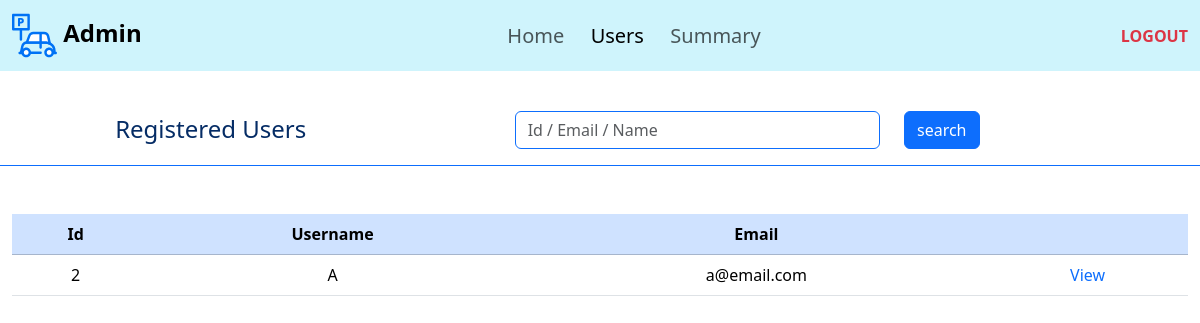
Page /users (signed in) on the earlier database version.
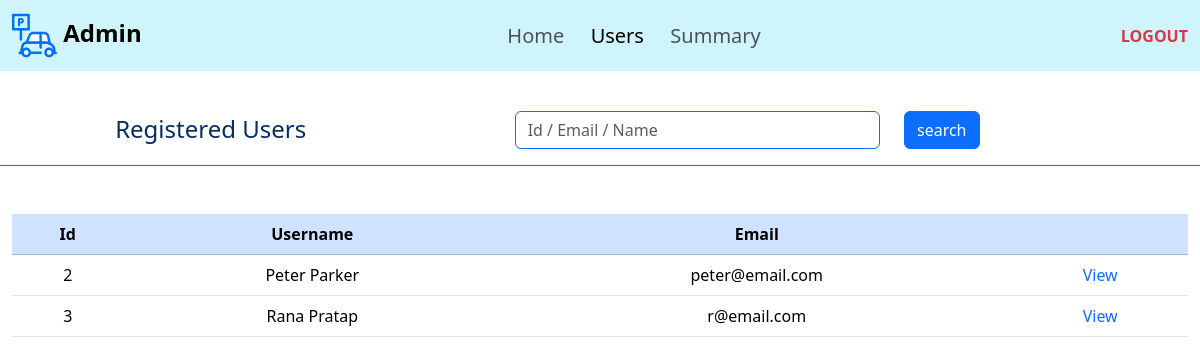
Same page on the later database version.
### application/models.py (models this page shows)
class User(db.Model):
    id = db.Column(db.Integer, primary_key=True, autoincrement=True)
    email = db.Column(db.String(), unique=True, nullable=False)
    username = db.Column(db.String(), nullable=False)
    password = db.Column(db.String(), nullable=False)
    is_admin = db.Column(db.Boolean, default=False)
    bookings = db.relationship('Booking', backref='user', lazy=True, order_by='Booking.parking')

### application/controllers.py (the view, shortened to what this page needs)
@app.route("/users", methods=['GET','POST'])
def users():
    if 'user' not in session:
        return redirect(url_for('login'))
    u=User.query.filter(User.id==session['user']).first()
    if u.is_admin==True:
        all=User.query.all()[1:]
        return render_template('users.html', users=all)
    return redirect(url_for('user'))

### templates/users.html (shortened to what this page needs)
{% extends 'template.jinja' %}
{% block body %}
<nav class="navbar navbar-expand-lg bg-info-subtle">
    <div class="container-fluid">
        <a class="navbar-brand fs-4" href="/"><img src="/static/parking.svg" width="45" height="45"
                alt="ParkHere"><strong>&nbsp;Admin</strong></a>
        <div class="collapse navbar-collapse " id="navbarText">
            <ul class="navbar-nav m-auto mb-2 mb-lg-0">
                <li class="nav-item">
                    <a class="nav-link fs-5" aria-current="page" href="/admin">Home&nbsp;&nbsp;</a>
                </li>
                <li class="nav-item">
                    <a class="nav-link fs-5 active" aria-current="page" href="/users">Users&nbsp;&nbsp;</a>
                </li>
                <li class="nav-item">
                    <a class="nav-link fs-5" aria-current="page" href="/summary">Summary&nbsp;&nbsp;</a>
                </li>
            </ul>
            <span class="navbar-text">
                <a class="link-danger link-underline-opacity-0" href="/logout"><b>LOGOUT</b></a>
            </span>
        </div>
    </div>
</nav>
<br>
<div class="container-fluid">
    <form class="row border-bottom border-primary p-3 mb-5" method="post">
        <div class="col-4 text-primary-emphasis text-center fs-4">Registered&nbsp;Users</div>
        <div class="col-1"></div>
        <div class="col-4 text-primary-emphasis text-end ">
            <input class="form-control border-primary " id="inputEmail5" type="text" name="search"
                placeholder="Id / Email / Name">
        </div>
        <div class="col-3 text-primary-emphasis text-start"><button class=' col btn btn-primary'
                type="submit">search</button></div>
    </form>
</div>
<div class="container-fluid text-center">
    <table class="table">
        <thead class="table-primary">
            <th>Id</th>
            <th>Username</th>
            <th>Email</th>
            <th>  </th>
            </thead>
        <tbody>
            {% for user in users %}
            <tr>
                <td>{{user.id}}</td>
                <td>{{user.username}}</td>
                <td>{{user.email}}</td>
                <td><a class="link-primary link-underline-opacity-0" href="/users/{{user.id}}">View</a></td>
            </tr>
            {% endfor %}
        </tbody>
    </table>
</div>
{% endblock %}

### templates/template.jinja (shortened to what this page needs)
<!DOCTYPE html>
<html lang="en">
<head>
    <link href="https://cdn.jsdelivr.net/npm/bootstrap@5.3.7/dist/css/bootstrap.min.css" rel="stylesheet"
>
</head>
<body>
    {% block body %}{% endblock %}
</body>
</html>

Differences in the rows shown:
changed User id 2: username "A" → "Peter Parker"; email "a@email.com" → "peter@email.com"
added User: id "3", username "Rana Pratap", email "r@email.com"
